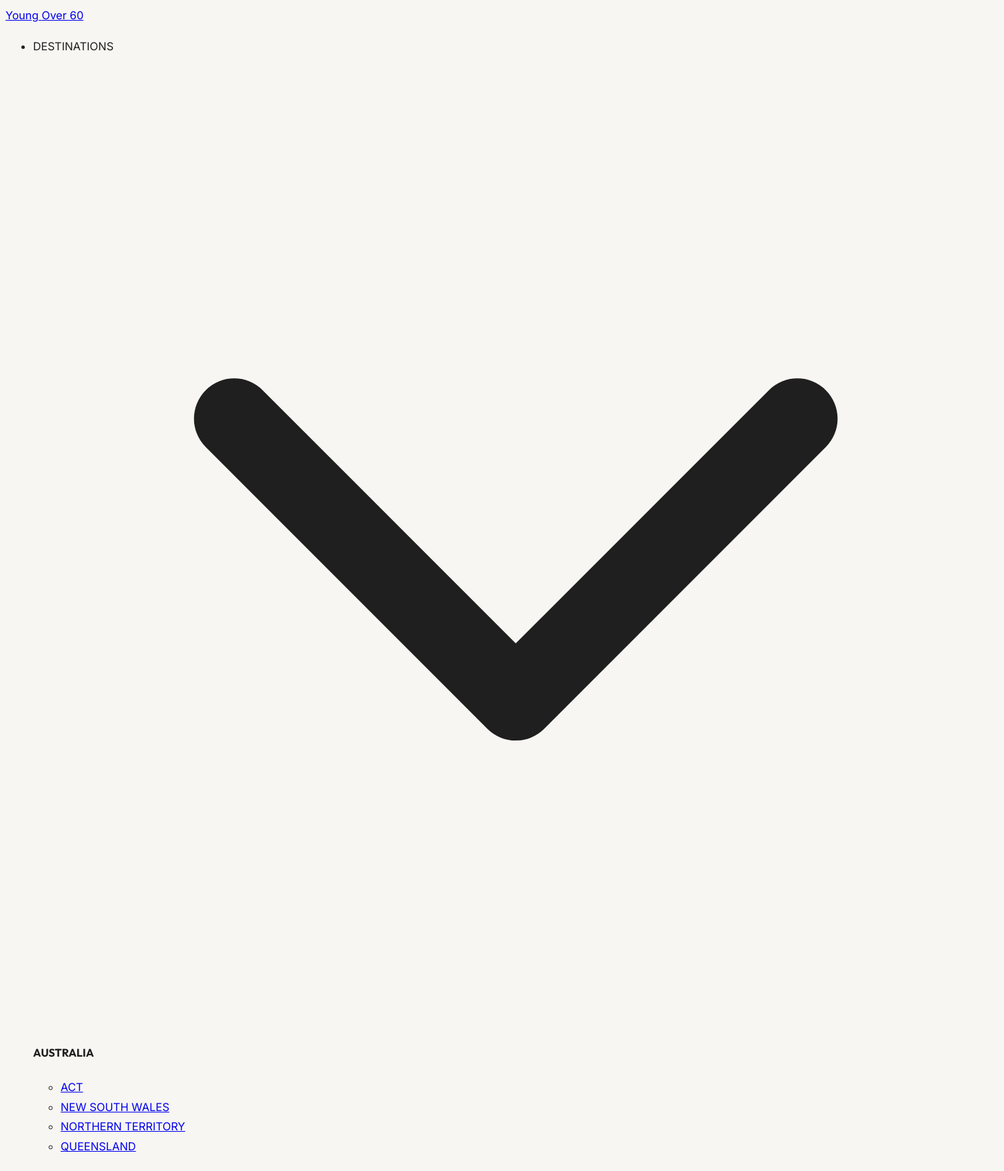
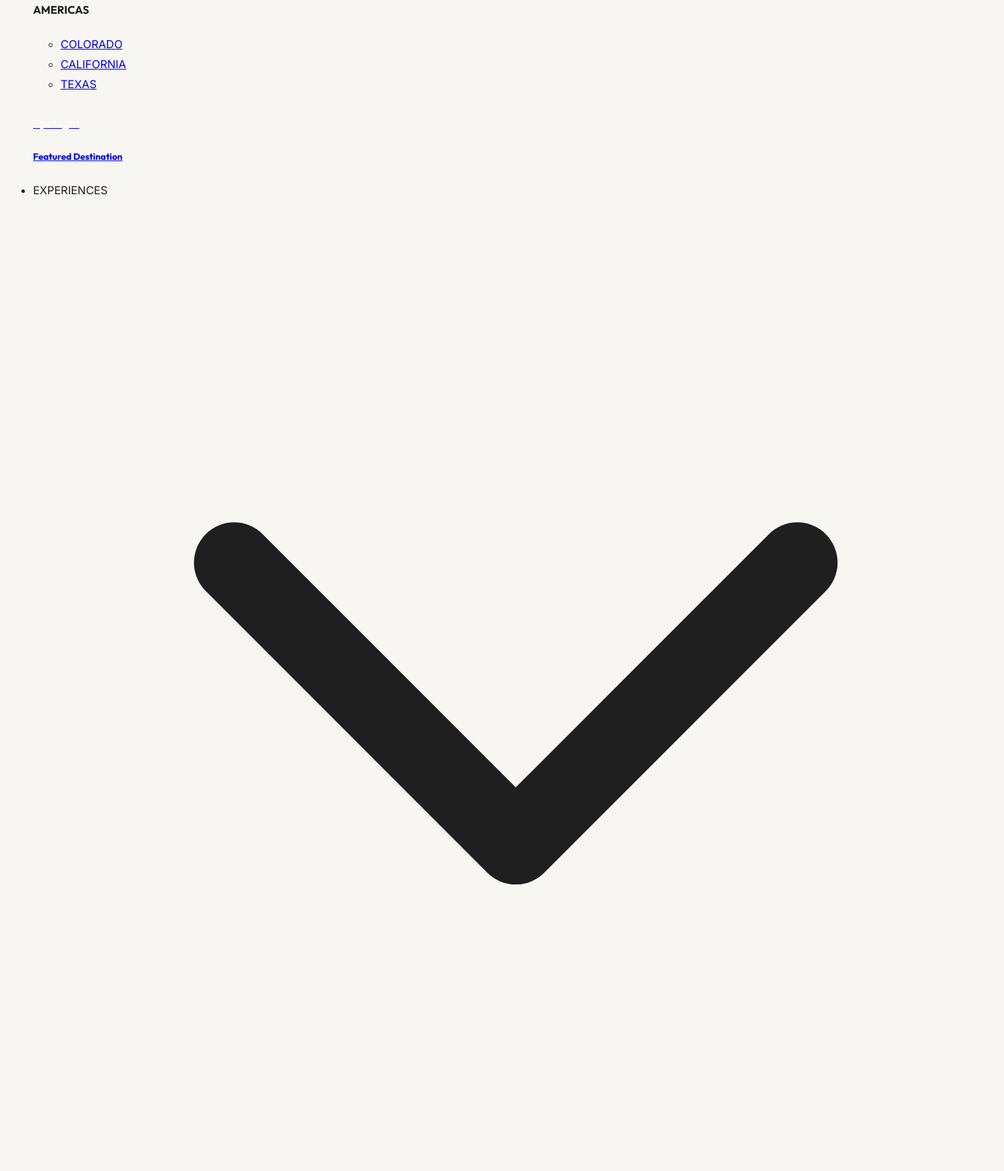
The page /podcasts (upper part) on the database its author committed (2 pictures, top to bottom).
### tables this page shows
CREATE TABLE `site_settings` (
  `id` INT PRIMARY KEY DEFAULT 1,
  `siteName_en` VARCHAR(255) NOT NULL DEFAULT 'Travel Without Limits',
  `siteName_ar` VARCHAR(255) DEFAULT NULL,
  `logoUrl` VARCHAR(255) DEFAULT NULL,
  `logoDarkUrl` VARCHAR(255) DEFAULT NULL,
  `heroBackgroundUrl_en` VARCHAR(255) DEFAULT NULL,
  `heroBackgroundUrl_ar` VARCHAR(255) DEFAULT NULL,
  `metaTitle_en` VARCHAR(255) DEFAULT NULL,
  `metaTitle_ar` VARCHAR(255) DEFAULT NULL,
  `metaDescription_en` TEXT DEFAULT NULL,
  `metaDescription_ar` TEXT DEFAULT NULL,
  `metaKeywords_en` VARCHAR(255) DEFAULT NULL,
  `metaKeywords_ar` VARCHAR(255) DEFAULT NULL,
  `ogImage` VARCHAR(255) DEFAULT NULL,
  `faviconUrl` VARCHAR(255) DEFAULT NULL,
  `primaryColor` VARCHAR(50) NOT NULL DEFAULT '#0F4C81',
  `secondaryColor` VARCHAR(50) NOT NULL DEFAULT '#1e3c5a',
  `accentColor` VARCHAR(50) NOT NULL DEFAULT '#D4A75C',
  `backgroundColor` VARCHAR(50) NOT NULL DEFAULT '#F8F6F2',
  `textColor` VARCHAR(50) NOT NULL DEFAULT '#1F1F1F',
  `surfaceColor` VARCHAR(50) NOT NULL DEFAULT '#ffffff',
  `borderColor` VARCHAR(50) NOT NULL DEFAULT 'rgba(0,0,0,0.05)',
  `themeMode` VARCHAR(50) NOT NULL DEFAULT 'light',
  `fontFamily` VARCHAR(255) NOT NULL DEFAULT 'Outfit',
  `fontFamilyBody` VARCHAR(255) NOT NULL DEFAULT 'Inter',
  `fontFamilyAr` VARCHAR(255) NOT NULL DEFAULT 'Cairo',
  `fontFamilyArBody` VARCHAR(255) NOT NULL DEFAULT 'Cairo',
  `fontSize` VARCHAR(50) NOT NULL DEFAULT '16px',
  `headingWeight` VARCHAR(50) NOT NULL DEFAULT '700',
  `bodyWeight` VARCHAR(50) NOT NULL DEFAULT '400',
  `letterSpacing` VARCHAR(50) NOT NULL DEFAULT 'normal',
  `lineHeight` VARCHAR(50) NOT NULL DEFAULT '1.8',
  `nav_show_podcasts` TINYINT(1) NOT NULL DEFAULT 1,
  `nav_show_stories` TINYINT(1) NOT NULL DEFAULT 1,
  `nav_show_news` TINYINT(1) NOT NULL DEFAULT 1,
  `nav_show_accessibility` TINYINT(1) NOT NULL DEFAULT 1,
  `nav_show_contact` TINYINT(1) NOT NULL DEFAULT 1,
  `hero_mode` VARCHAR(50) NOT NULL DEFAULT 'slider',
  `hero_video_en` VARCHAR(255) DEFAULT NULL,
  `hero_video_ar` VARCHAR(255) DEFAULT NULL,
  `hero_video_title_en` VARCHAR(255) DEFAULT NULL,
  `hero_video_title_ar` VARCHAR(255) DEFAULT NULL,
  `hero_video_subtitle_en` VARCHAR(255) DEFAULT NULL,
  `hero_video_subtitle_ar` VARCHAR(255) DEFAULT NULL,
  `hero_video_btn_text_en` VARCHAR(255) DEFAULT NULL,
  `hero_video_btn_text_ar` VARCHAR(255) DEFAULT NULL,
  `hero_video_btn_link` VARCHAR(255) DEFAULT NULL,
   
  `about_hero_label`             VARCHAR(255) DEFAULT 'Our Story',
  `about_hero_heading_line1`     VARCHAR(255) DEFAULT 'Beyond',
  `about_hero_heading_accent`    VARCHAR(255) DEFAULT ' 60,',
  `about_hero_heading_line2`     VARCHAR(255) DEFAULT 'Life Begins Again.',
  `about_hero_quote`             VARCHAR(500) DEFAULT 'Life Begins Again.',
  `about_hero_desc`              TEXT DEFAULT NULL,
  `about_hero_desc_mobile`       TEXT DEFAULT NULL,
  `about_hero_btn1_text`         VARCHAR(255) DEFAULT 'Discover Our Story →',
  `about_hero_btn2_text`         VARCHAR(255) DEFAULT 'Meet The Team',
  `about_hero_badge_label`       VARCHAR(255) DEFAULT 'Stories Shared',
  `about_hero_badge_number`      VARCHAR(50)  DEFAULT '500+',
  `about_hero_image`             VARCHAR(500) DEFAULT '/assets/images/about-header.jpeg',
  `about_vision_label`           VARCHAR(255) DEFAULT 'About Young Over 60',
  `about_vision_heading`         VARCHAR(255) DEFAULT 'Travel Has',
  `about_vision_heading_accent`  VARCHAR(255) DEFAULT 'No Age Limit',
  `about_vision_quote`           VARCHAR(500) DEFAULT 'Beyond 60, life begins again.',
  `about_vision_card1_title`     VARCHAR(255) DEFAULT 'Young Over 60',
  `about_vision_card1_text1`     TEXT DEFAULT NULL,
  `about_vision_card1_text2`     TEXT DEFAULT NULL,
  `about_vision_card2_title`     VARCHAR(255) DEFAULT 'Our Vision: Travel Without Boundaries',
  `about_vision_card2_text1`     TEXT DEFAULT NULL,
  `about_vision_card2_text2`     TEXT DEFAULT NULL,
  `about_stat1_number`           VARCHAR(50)  DEFAULT '60+',
  `about_stat1_desc`             VARCHAR(255) DEFAULT 'Celebrating life beyond traditional limits.',
  `about_stat2_number`           VARCHAR(50)  DEFAULT '∞',
  `about_stat2_desc`             VARCHAR(255) DEFAULT 'Endless opportunities to discover the world.',
  `about_stat3_number`           VARCHAR(50)  DEFAULT '100%',
  `about_stat3_desc`             VARCHAR(255) DEFAULT 'Dedicated to accessible and inclusive travel.',
  `about_phili_label`            VARCHAR(255) DEFAULT 'Our Philosophy',
  `about_phili_heading`          VARCHAR(255) DEFAULT 'Life Begins',
  `about_phili_heading_accent`   VARCHAR(255) DEFAULT 'After 60',
  `about_phili_quote`            VARCHAR(500) DEFAULT 'True youth lives in a curious mind and an adventurous spirit.',
  `about_phili_text1`            TEXT DEFAULT NULL,
  `about_phili_text2`            TEXT DEFAULT NULL,
  `about_phili_text3`            TEXT DEFAULT NULL,
  `about_founder_name`           VARCHAR(255) DEFAULT 'Zakaria Dawoud',
  `about_founder_role`           VARCHAR(255) DEFAULT 'Founder & Project CEO',
  `about_founder_linkedin`       VARCHAR(500) DEFAULT 'https://www.linkedin.com/in/zakaria-dawoud-26902b180',
  `about_founder_quote`          TEXT DEFAULT NULL,
  `about_founder_image`          VARCHAR(500) DEFAULT '/assets/images/founder.jpeg',
  `about_contact_heading`        VARCHAR(255) DEFAULT 'Let''s Build Something',
  `about_contact_heading_accent` VARCHAR(255) DEFAULT 'Meaningful',
  `about_contact_desc`           TEXT DEFAULT NULL,
  `updated_at` DATETIME NOT NULL DEFAULT CURRENT_TIMESTAMP ON UPDATE CURRENT_TIMESTAMP
);

CREATE TABLE `menus` (
  `id` VARCHAR(36) PRIMARY KEY,
  `title_en` VARCHAR(255) NOT NULL,
  `title_ar` VARCHAR(255) DEFAULT NULL,
  `slug` VARCHAR(255) NOT NULL UNIQUE,
  `type` VARCHAR(50) NOT NULL,  
  `layoutType` VARCHAR(50) NOT NULL DEFAULT 'LIST',  
  `layoutConfig` LONGTEXT DEFAULT NULL,
  `order` INT NOT NULL DEFAULT 0,
  `isActive` TINYINT(1) NOT NULL DEFAULT 1,
  `created_at` DATETIME NOT NULL DEFAULT CURRENT_TIMESTAMP,
  `updated_at` DATETIME NOT NULL DEFAULT CURRENT_TIMESTAMP ON UPDATE CURRENT_TIMESTAMP
);

CREATE TABLE `menu_sections` (
  `id` VARCHAR(36) PRIMARY KEY,
  `menuId` VARCHAR(36) NOT NULL,
  `title_en` VARCHAR(255) NOT NULL,
  `title_ar` VARCHAR(255) DEFAULT NULL,
  `order` INT NOT NULL DEFAULT 0,
  `isActive` TINYINT(1) NOT NULL DEFAULT 1,
  FOREIGN KEY (`menuId`) REFERENCES `menus` (`id`) ON DELETE CASCADE
);

CREATE TABLE `menu_links` (
  `id` VARCHAR(36) PRIMARY KEY,
  `sectionId` VARCHAR(36) NOT NULL,
  `title_en` VARCHAR(255) NOT NULL,
  `title_ar` VARCHAR(255) DEFAULT NULL,
  `url` VARCHAR(255) NOT NULL,
  `image` VARCHAR(255) DEFAULT NULL,
  `order` INT NOT NULL DEFAULT 0,
  `isActive` TINYINT(1) NOT NULL DEFAULT 1,
  `target` VARCHAR(50) DEFAULT NULL,
  FOREIGN KEY (`sectionId`) REFERENCES `menu_sections` (`id`) ON DELETE CASCADE
);

CREATE TABLE `menu_banners` (
  `id` VARCHAR(36) PRIMARY KEY,
  `menuId` VARCHAR(36) NOT NULL,
  `image` VARCHAR(255) NOT NULL,
  `title_en` VARCHAR(255) DEFAULT NULL,
  `title_ar` VARCHAR(255) DEFAULT NULL,
  `url` VARCHAR(255) DEFAULT NULL,
  `isActive` TINYINT(1) NOT NULL DEFAULT 1,
  FOREIGN KEY (`menuId`) REFERENCES `menus` (`id`) ON DELETE CASCADE
);

### includes/navbar.php (shortened to what the rows shown need)
<?php
$siteTitle = t($settings, 'siteName') ?: ($settings['siteName'] ?? 'Young Over 60');
$logoUrl = $settings['logoUrl'] ?? null;
$titleParts = explode(' ', $siteTitle);
$firstWord = $titleParts[0] ?? '';
$remainingWords = implode(' ', array_slice($titleParts, 1));
$db = Database::getInstance()->getConnection();
$activeLang = defined('CURRENT_LANG') ? CURRENT_LANG : 'en';
$pm = new PostManager();
$cacheKey = "navigation_menu_data_lang_" . $activeLang;
$navigationData = $pm->cacheGet($cacheKey);
if (!$navigationData) {
    $menuQuery = $db->query("SELECT * FROM menus WHERE isActive = 1 ORDER BY `order` ASC");
    $menus = $menuQuery->fetchAll();
    $navigationData = [];
    foreach ($menus as $menu) {
        $secStmt = $db->prepare("SELECT * FROM menu_sections WHERE menuId = :menuId AND isActive = 1 ORDER BY `order` ASC");
        $secStmt->execute(['menuId' => $menu['id']]);
        $sections = $secStmt->fetchAll();
        $sectionsData = [];
        foreach ($sections as $section) {
            $linkStmt = $db->prepare("SELECT * FROM menu_links WHERE sectionId = :sectionId AND isActive = 1 ORDER BY `order` ASC");
            $linkStmt->execute(['sectionId' => $section['id']]);
            $links = $linkStmt->fetchAll();
            $sectionsData[] = [
                'id' => $section['id'],
                'title' => t($section, 'title'),
                'links' => $links
            ];
        }
        $bannerStmt = $db->prepare("SELECT * FROM menu_banners WHERE menuId = :menuId AND isActive = 1 LIMIT 1");
        $bannerStmt->execute(['menuId' => $menu['id']]);
        $banner = $bannerStmt->fetch();
        $navigationData[] = [
            'id' => $menu['id'],
            'title' => t($menu, 'title'),
            'type' => $menu['type'],
            'layoutType' => $menu['layoutType'],
            'sections' => $sectionsData,
            'banner' => $banner ? $banner : null
        ];
    }
}
?>
<nav class="navbar-sticky">
    <div class="container navbar-container">
        <a href="<?php echo url('/'); ?>" class="logo-link" aria-label="<?php echo __('nav_home'); ?>">
            <?php
            $logoDarkUrl = $settings['logoDarkUrl'] ?? null;
            if ($logoUrl || $logoDarkUrl):
            ?>
                <div class="logo-container" style="display: flex; align-items: center; height: 100%;">
                    <?php if ($logoUrl): ?>
                        <img src="<?php echo e($logoUrl); ?>" alt="<?php echo e($siteTitle); ?>" class="logo-light" style="height:100%; width:100%; object-fit: contain;" />
                    <?php endif; ?>
                    <?php if ($logoDarkUrl): ?>
                        <img src="<?php echo e($logoDarkUrl); ?>" alt="<?php echo e($siteTitle); ?>" class="logo-dark" style="height:100%; width:100%; object-fit: contain; <?php echo $logoUrl ? 'display: none;' : ''; ?>" />
                    <?php endif; ?>
                </div>
            <?php else: ?>
                <span class="logo-primary"><?php echo e($firstWord); ?></span>
                <span class="logo-sub"><?php echo e($remainingWords); ?></span>
            <?php endif; ?>
        </a>
        <ul class="nav-menu" role="menubar">
            <?php foreach ($navigationData as $item): ?>
                <li class="nav-item" role="none">
                    <?php if ($item['type'] === 'SIMPLE' && !empty($item['sections'][0]['links'][0]['url'])): ?>
                        <a href="<?php echo url($item['sections'][0]['links'][0]['url']); ?>" class="nav-link" role="menuitem">
                            <?php echo e(t($item, 'title')); ?>
                        </a>
                    <?php else: ?>
                        <div class="nav-link" role="menuitem" aria-haspopup="true" tabindex="0">
                            <?php echo e(t($item, 'title')); ?>
                            <svg class="nav-chevron" fill="none" stroke="currentColor" viewBox="0 0 24 24" xmlns="http://www.w3.org/2000/svg">
                                <path stroke-linecap="round" stroke-linejoin="round" stroke-width="2" d="M19 9l-7 7-7-7"></path>
                            </svg>
                        </div>
                        <div class="mega-menu" role="menu" aria-label="<?php echo e(t($item, 'title')); ?> Submenu">
                            <?php if ($item['layoutType'] === 'LIST'): ?>
                                <div class="mega-list-grid">
                                    <?php foreach ($item['sections'] as $sec): ?>
                                        <div>
                                            <h4 class="mega-column-title"><?php echo e(t($sec, 'title')); ?></h4>
                                            <ul class="mega-list">
                                                <?php foreach ($sec['links'] as $link): ?>
                                                    <li>
                                                        <a href="<?php echo url($link['url']); ?>" class="mega-list-link">
                                                            <?php echo e(t($link, 'title')); ?>
                                                        </a>
                                                    </li>
                                                <?php endforeach; ?>
                                            </ul>
                                        </div>
                                    <?php endforeach; ?>
                                    <?php if ($item['banner']): ?>
                                        <div>
                                            <a href="<?php echo url($item['banner']['url']); ?>" class="mega-banner" aria-label="Explore Featured">
                                                <div class="mega-banner-overlay">
                                                    <span class="logo-sub" style="color: rgba(255,255,255,0.7); margin-bottom: 0.25rem;">Spotlight</span>
                                                    <h5 class="mega-banner-title"><?php echo e(t($item['banner'], 'title')); ?></h5>
                                                </div>
                                            </a>
                                        </div>
                                    <?php endif; ?>
                                </div>
                            <?php endif; ?>
                        </div>
                    <?php endif; ?>
                </li>
            <?php endforeach; ?>
        </ul>
    </div>
</nav>

### rows shown on the page
site_settings: siteName_en "Young", siteName_en "Over 60"
menus: title_en "DESTINATIONS"
menu_sections: title_en "AUSTRALIA"
menu_links: title_en "ACT"
menu_links: title_en "NEW SOUTH WALES"
menu_links: title_en "NORTHERN TERRITORY"
menu_links: title_en "QUEENSLAND"
menu_sections: title_en "AMERICAS"
menu_links: title_en "COLORADO"
menu_links: title_en "CALIFORNIA"
menu_links: title_en "TEXAS"
menu_banners: title_en "Featured Destination"
menus: title_en "EXPERIENCES"
